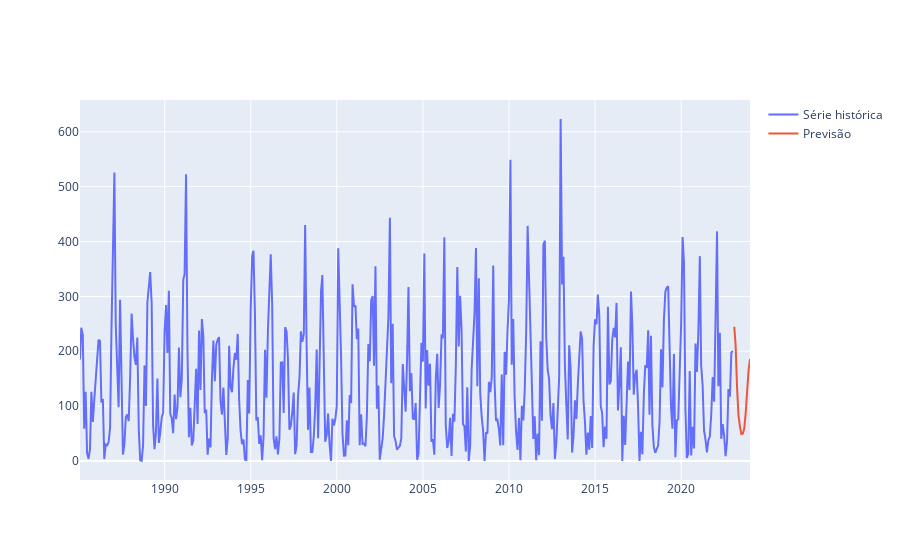

Source (notebook cell):
### Markdown cell above
Agora, o plot com os dados corrigidos:

### Code cell
fig = go.Figure()
fig.add_trace(go.Scatter(x=serie.index, y=serie.values,
                    mode='lines',
                    name='Série histórica'))
fig.add_trace(go.Scatter(x=prev_escala.index, y=prev_escala['Modelo_AR'],
                    mode='lines',
                    name='Previsão'))

### Figure 1 — Plotly figure (JSON) as saved in the notebook; plotly's stock layout.template omitted (floating-point values rounded to 4 significant figures; data arrays with more than 128 entries replaced by an {"elided": "..."} marker saying what was removed)
{"data": [{"mode": "lines", "name": "Série histórica", "type": "scatter", "x": {"elided": "456 str values"}, "y": {"elided": "456 float values"}}, {"mode": "lines", "name": "Previsão", "type": "scatter", "x": ["2023-01-31T00:00:00", "2023-02-28T00:00:00", "2023-03-31T00:00:00", "2023-04-30T00:00:00", "2023-05-31T00:00:00", "2023-06-30T00:00:00", "2023-07-31T00:00:00", "2023-08-31T00:00:00", "2023-09-30T00:00:00", "2023-10-31T00:00:00", "2023-11-30T00:00:00", "2023-12-31T00:00:00"], "y": [244.7, 212.5, 134.8, 84.1, 63.19, 49.19, 49.78, 59.26, 86.89, 127.2, 164.9, 185.9]}], "layout": {}}
